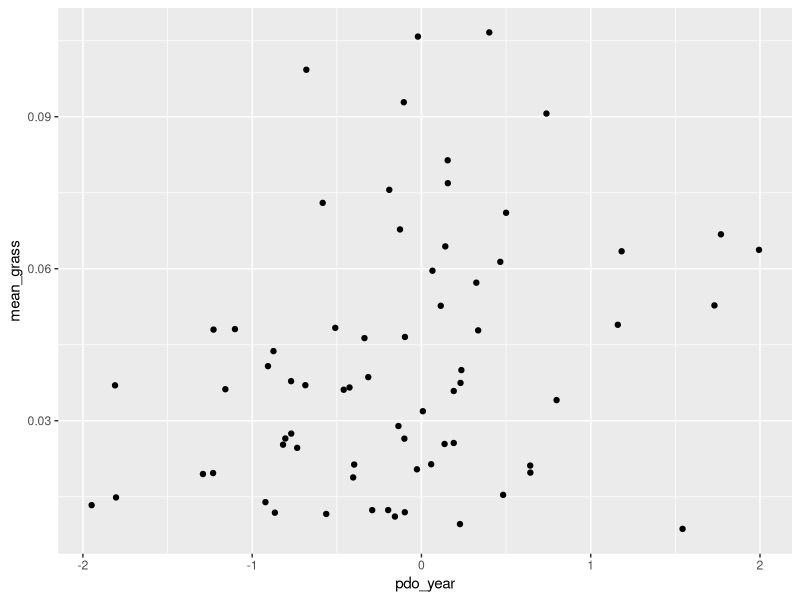
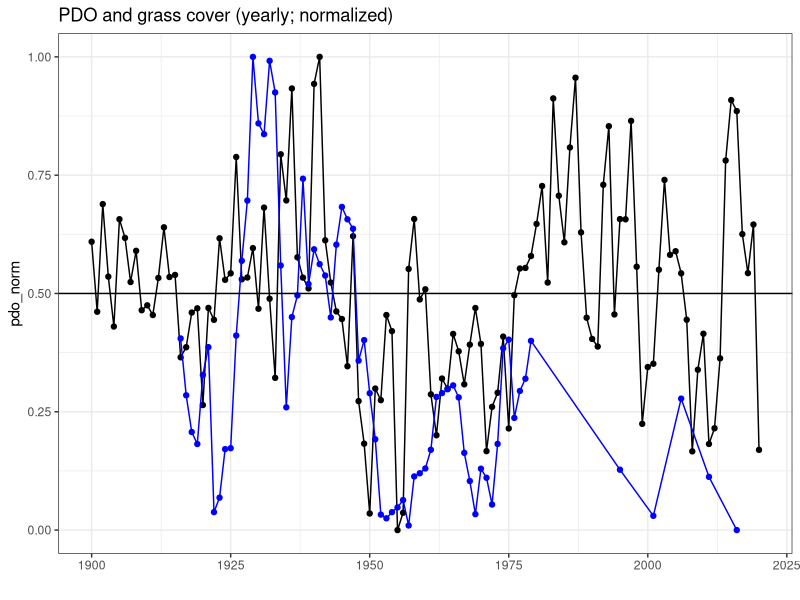
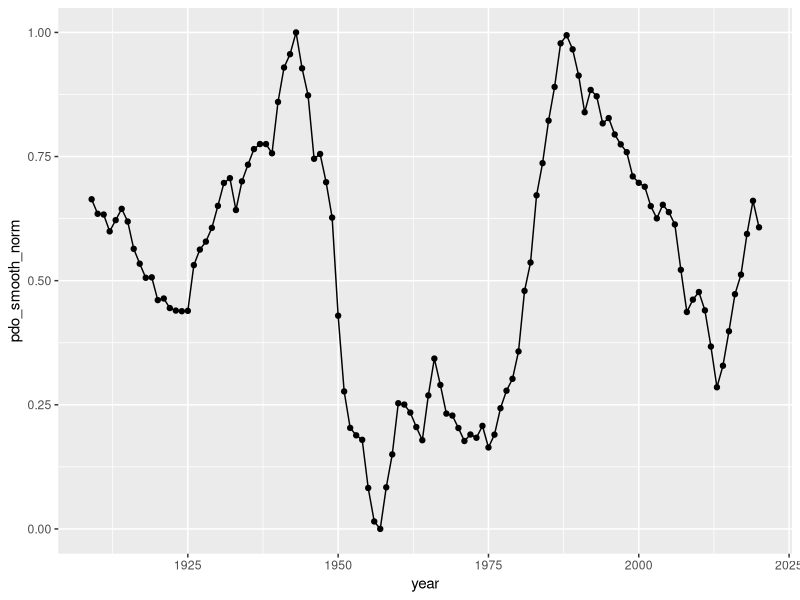
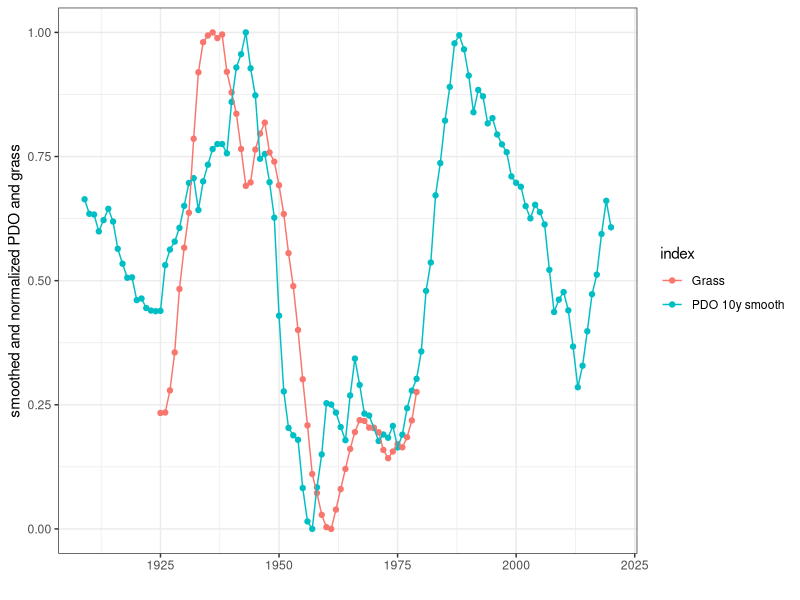
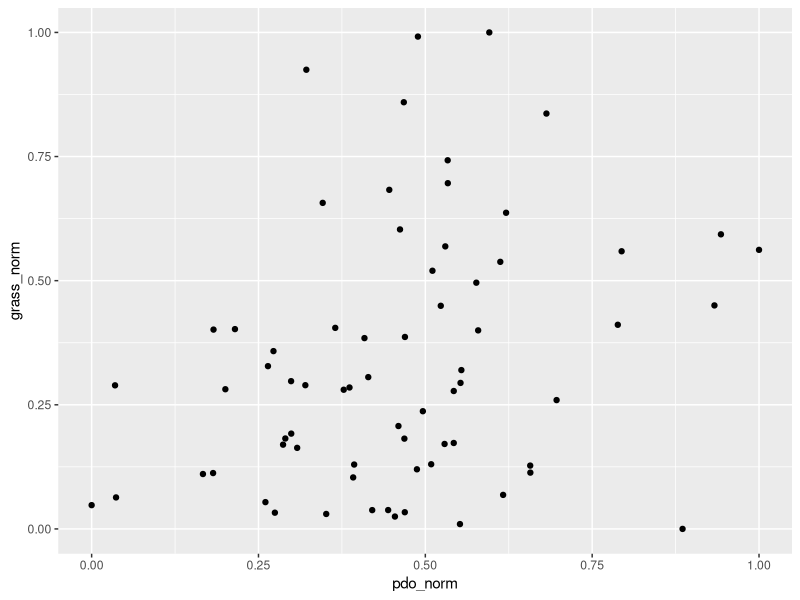
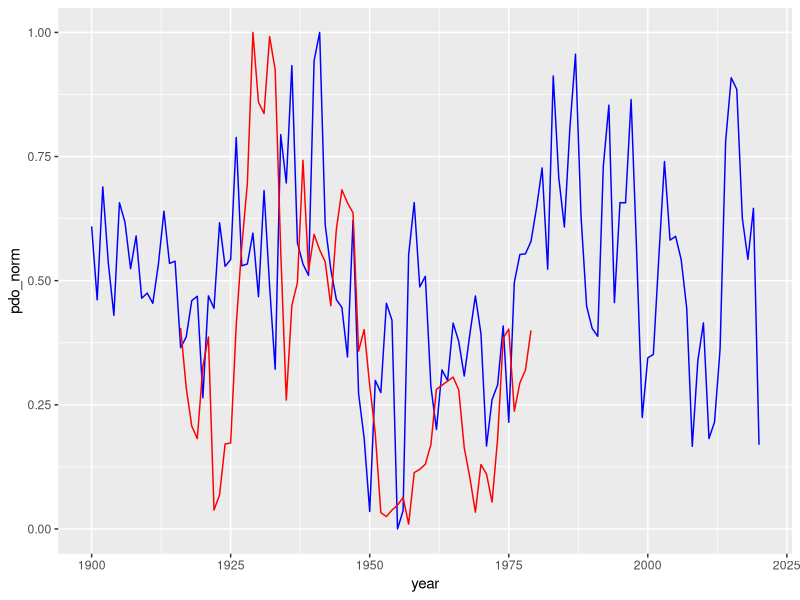
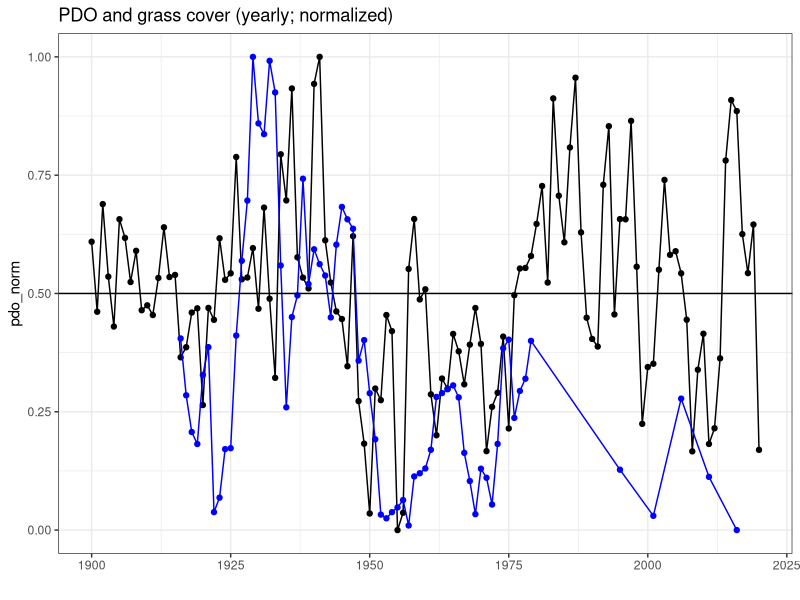
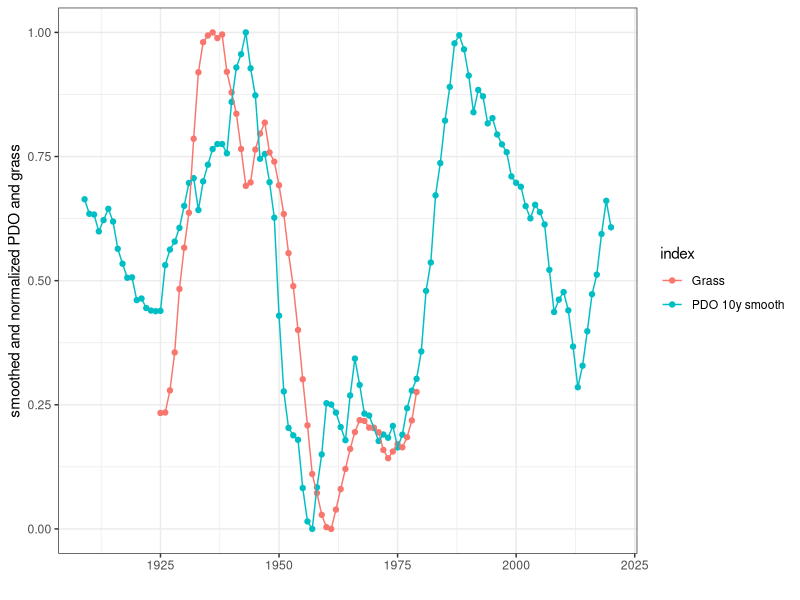

Source code (R) for these figures, in order:
#' plot 10-year smoothed PDO and grass
#' EMC 7/27/21
#' 

library(dplyr)
library(ggplot2)


# min-max normalization function
normalize <- function(x) {
  return ((x-min(x)) / (max(x) - min(x)))
}

# read in data
grass = read.csv('data/grass_shrub_trends_yearly.csv')
pdoindex = read.csv('data/PDO_long_1900_2020.csv')

pdo_yearly = pdoindex %>% group_by(year) %>%
  summarize(pdo_year = mean(pdo))

# plot raw pdo and grass
rawdata = merge(pdo_yearly, grass, by.x='year', by.y='project_year', all=T)
ggplot(rawdata, aes(x=pdo_year, y=mean_grass)) +
  geom_point()

# normalize pdo and grass
pdo_yearly$pdo_norm = normalize(pdo_yearly$pdo_year)
grass$grass_norm = normalize(grass$mean_grass)

# plot raw normalized pdo and grass
rawplot = ggplot(pdo_yearly, aes(x=year, y=pdo_norm)) +
  geom_point() +
  geom_line() +
  geom_point(data=grass, aes(x=project_year, y=grass_norm),color='blue') +
  geom_line(data=grass, aes(x=project_year, y=grass_norm),color='blue') +
  geom_hline(yintercept=.5) +
  ggtitle('PDO and grass cover (yearly; normalized)') +
  xlab('') +
  theme_bw()
rawplot
ggsave('Figures/PDO_grass_yearly_normalized.png', plot=rawplot, width=6, height=2.5)

# calculate 10-year moving average of pdo
pdo_10y = c()
for (n in 10:nrow(pdo_yearly)) {
  avg10y = data.frame(pdo=mean(pdo_yearly$pdo_year[(n-9):n]),
                      year=pdo_yearly$year[n])
  pdo_10y = rbind(pdo_10y,avg10y)
}
pdo_10y$pdo_smooth_norm = normalize(pdo_10y$pdo)

# plot smoothed timeseries
ggplot(pdo_10y, aes(x=year, y=pdo_smooth_norm)) +
  geom_point() +
  geom_line()



# calculate 10-year moving average of grass
grass_10y = c()
for (n in 10:(nrow(grass)-5)) {
  newline = data.frame(grass=mean(grass$mean_grass[(n-9):n]),
                       year=grass$project_year[n])
  grass_10y = rbind(grass_10y, newline)
}
grass_10y$grass_smooth_norm = normalize(grass_10y$grass)

# plot pdo and grass together
pdo_10y_smooth = pdo_10y %>% dplyr::select(year, value=pdo_smooth_norm)
pdo_10y_smooth$index = rep('PDO 10y smooth') 
grass_10y_smooth = grass_10y %>% dplyr::select(year, value=grass_smooth_norm)
grass_10y_smooth$index = rep('Grass')

# add a 3 year lag to grass
#grass_10y_smooth$year = grass_10y_smooth$year -2

pdograsssmooth = rbind(pdo_10y_smooth, grass_10y_smooth)
pdograss_ts_plot = ggplot(pdograsssmooth, aes(x=year, y=value, color=index)) +
  geom_point() + 
  geom_line() +
  xlab('') +
  ylab('smoothed and normalized PDO and grass') +
  theme_bw()
pdograss_ts_plot 
ggsave('Figures/PDO_grass_10ysmooth_normalized_timeseries.png', plot=pdograss_ts_plot, width=6, height=4)





# ========================================================================

# plot pdo and grass against each other
pdograss = merge(pdo_yearly, grass, by.x='year', by.y='project_year', all.x=T)
ggplot(pdograss, aes(x=pdo_norm, y=grass_norm)) +
  geom_point()

ggplot(pdograss, aes(x=year)) +
  #geom_line() +
  geom_line(aes(y=pdo_norm), color='blue') +
  geom_line(aes(y=grass_norm), color='red')
